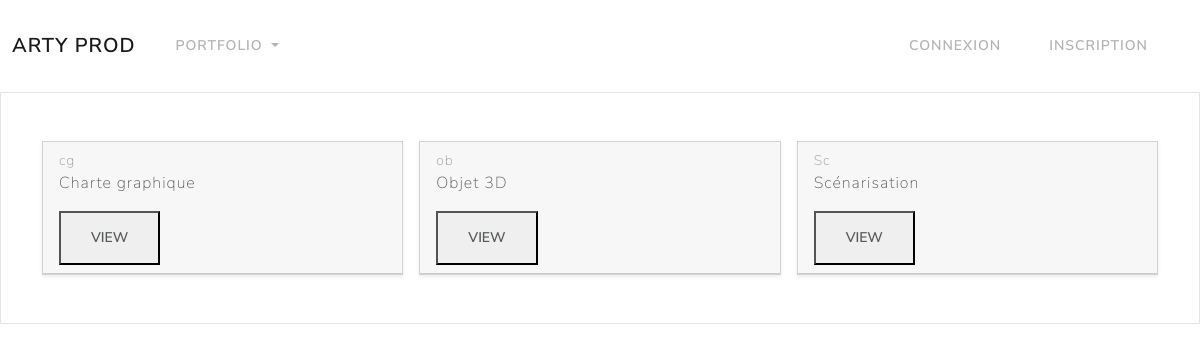
The app's page /listSer/ with its own data.
### user/models.py (models this page shows, shortened)
class Service (models.Model):
    TYPE_CHOICES=[
        ('cg','Charte graphique '),
        ('ob','Objet  3D'),
        ('Sc','Scénarisation')
    ]
    type=models.CharField(max_length=2,choices=TYPE_CHOICES,default='em')
    description=models.TextField(default='Non définie')

### user/views.py (the view)
# urls.py: path('listSer/',views.listSer,name='listSer'),
def listSer(request):
    list=Service.objects.all()
    return render(request, 'service/affiche_service.html',{'list':list})

### user/templates/service/affiche_service.html (shortened to what this page needs)
{% include 'base.html' %}
{% load static %}
<link rel="stylesheet" href="{% static 'css/bootstrap.min1.css' %}">
{% block content %}
<form method='POST' class="post-form">
<div class="album py-5 bg-light">
  <div class="container">
    <div class="row row-cols-1 row-cols-sm-2 row-cols-md-3 g-3">
      {% for service in list %}
      <div class="col ">
        <div class="card shadow-sm">
<div class="card-header">
            <figcaption class="figure-caption">
              {{service.type}}
               </figcaption>
               <p> {{service.description}} </p>
                <div class="d-flex justify-content-between align-items-center">
                  {% if user.is_superuser %}
              <div class="btn-group">
                <button type="button"  name="view"><a href="{% url 'view_service' service.id %}" class="btn btn-default">View</a></button>
                <button type="button"  name="edit"><a href="{% url 'edit_Service' service.id %}" class="btn btn-default">Edit</a></button>
                <button type="button"  name="Delete"><a href="{% url 'delete_service' service.id %}" class="btn btn-default">Delete</a></button>
              </div>
              {% else %}
              <div class="btn-group">
                <button type="button"  name="view"><a href="{% url 'view_service' service.id %}" class="btn btn-default">View</a></button>
                </div>
                {% endif%}
            </div>
          </div>
        </div>
      </div>
      {% endfor %}
    </div>
  </div>
</div>
{% endblock %}

### records on screen
Service: type "cg", description "Charte graphique"
Service: type "ob", description "Objet 3D"
Service: type "Sc", description "Scénarisation"
